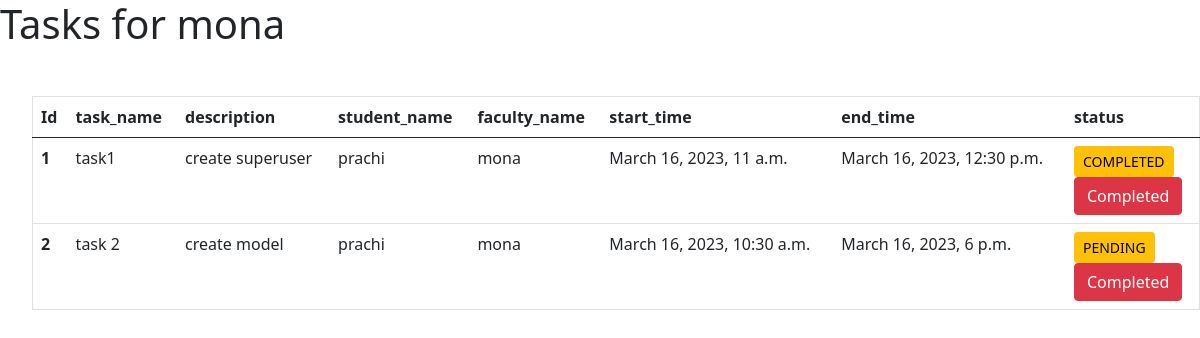
The page /task_details/1 on the database its author committed.
### app/models.py (models this page shows, shortened)
class Task(models.Model):
    task_name=models.CharField(max_length=200)
    description = models.TextField()
    student_name = models.ForeignKey(Student, on_delete=models.CASCADE)
    Faculty_name = models.ForeignKey(Faculty, on_delete=models.CASCADE)
    start_time = models.DateTimeField(null=True)
    end_time = models.DateTimeField(null=True)
    status_choices = [
        ('PENDING', 'Pending'),
        ('COMPLETED', 'Completed'),
    ]
    status = models.CharField(max_length=20, choices=status_choices, default='PENDING')

class Student(models.Model):
    student_name=models.CharField(max_length=100)
    rollno=models.IntegerField()
    standard=models.IntegerField()
    def __str__(self) :
        return self.student_name

class Faculty(models.Model):
    Faculty_name=models.CharField(max_length=100)
    standard=models.IntegerField()
    student_name=models.ForeignKey(Student,on_delete=models.CASCADE)
    def __str__(self) :
        return str(self.Faculty_name)

### app/views.py (the view)
# urls.py: path('task_details/<int:faculty_id>',views.task_details,name='taskdetails'),
def task_details(request, faculty_id):
    faculty = get_object_or_404(Faculty, pk=faculty_id)
    tasks = Task.objects.filter(Faculty_name=faculty)
    context = {
        'faculty': faculty,
        'tasks': tasks,
    }
    return render(request, 'taskdetails.html', context)

### app/templates/taskdetails.html (shortened to what this page needs)
{% extends 'base.html' %}
{% block taskdetails %}
    <h1>Tasks for {{ faculty.Faculty_name }}</h1>
    <ul>
    <table class="table table-hover mt-5 border">
        <thead>
        <tr>
            <th scope="col">Id </th>
            <th scope="col">task_name</th>
            <th scope="col">description</th>
            <th scope="col">student_name</th>
            <th scope="col">faculty_name</th>
            <th scope="col">start_time</th>
            <th scope="col">end_time</th>
            <th scope="col">status</th>
        </tr>
        </thead>
        <tbody>
        {% for task in tasks %}
        <tr>
            <th scope="row">{{task.id}}</th>
            <td>{{task.task_name}}</td>
            <td>{{task.description}}</td>
            <td>{{task.student_name}}</td>
            <td>{{task.Faculty_name}}</td>
            <td>{{task.start_time}}</td>
            <td>{{task.end_time}}</td>
            <td>
            <a href="#" class="btn btn-warning btn-sm">{{task.status}}</a>
            <form action="{% url 'taskcomplete' task.id %}" method="post" >
                <input type="submit" class="btn btn-danger" value="Completed">
            </form>
            </td>
        </tr>
    {% empty %}
    <li>No tasks assigned</li>
    {% endfor %}
    </tbody>
  </table>
  </ul>
{% endblock taskdetails %}

### rows shown on the page
Task: id "1", task_name "task1", description "create superuser", student_name "prachi", Faculty_name "mona", start_time "March 16, 2023, 11 a.m.", end_time "March 16, 2023, 12:30 p.m.", status "COMPLETED"
Task: id "2", task_name "task 2", description "create model", student_name "prachi", Faculty_name "mona", start_time "March 16, 2023, 10:30 a.m.", end_time "March 16, 2023, 6 p.m.", status "PENDING"
